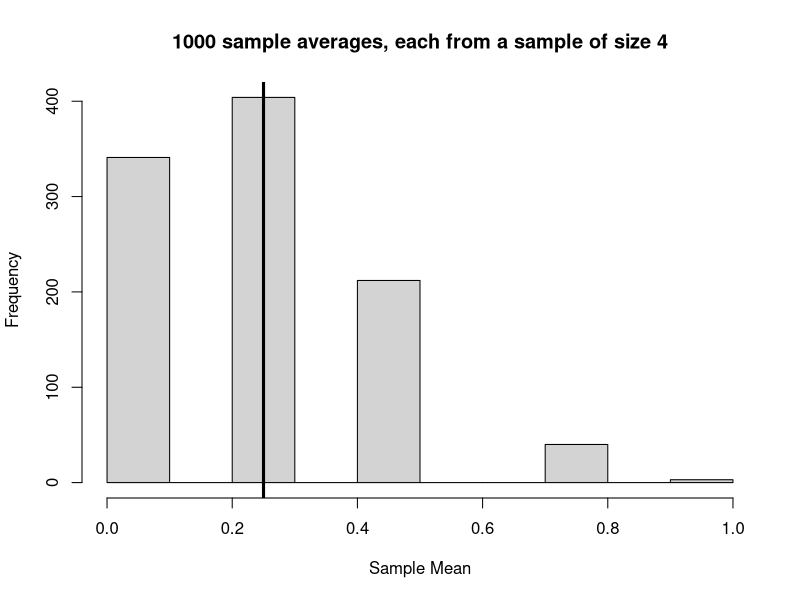

Generate this figure with R:
## This is how you sample n=4 values from a Bernoulli with p=0.25

draw = rbinom(n=10, size=1, p=0.25)
draw
mean(draw)

## This is how you repeat the process 100 times, and save each sample average
## into a vector

output=array()
for (i in 1:1000) {
  draw = rbinom(n=4, size=1, p=0.25)
  output[i]=mean(draw)
}
output

hist(output, xlab="Sample Mean", main="1000 sample averages, each from a sample of size 4", xlim=c(0,1))
abline(v=0.25, lwd=3)



